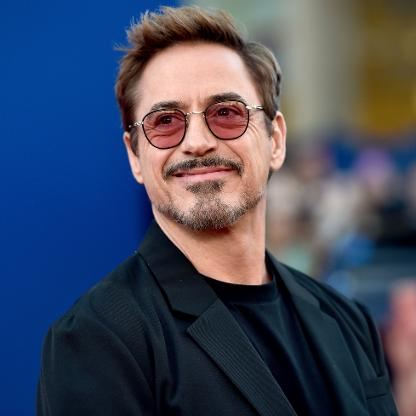
#> input picture test.jpg, 416 x 416 px, given in place of the camera
$ python plitting.py
#> lines starting #> are read from the running program, lines starting #| are printed output that depends on the picture
### Motion_Object_Detection.py
import cv2, time, pandas
from datetime import datetime

first_frame = None
status_list = [None, None]
times = []
df = pandas.DataFrame(columns = ["Start", "End"])

video = cv2.VideoCapture(0)

a = 1
while True:
    a = a + 1
    check, frame = video.read()
#> frame is the input picture: shape (416, 416, 3); mean B, G, R 95.3, 75, 67.4
    status = 0
    gray = cv2.cvtColor(frame, cv2.COLOR_RGB2GRAY)
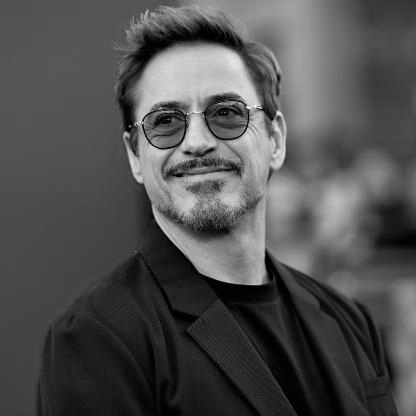
#> gray: shape (416, 416); min 0, max 252, mean 80.2
    gray = cv2.GaussianBlur(gray,(21,21), 0)
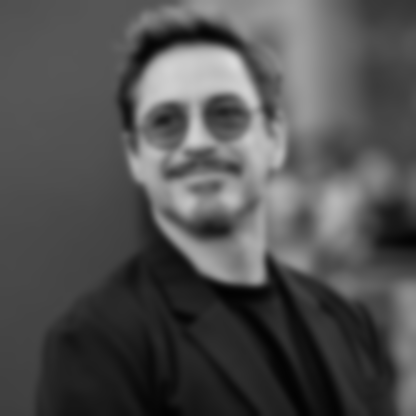
#> gray: shape (416, 416); min 2, max 218, mean 80.2

    if first_frame is None:
        first_frame = gray
        continue

    delta_frame = cv2.absdiff(first_frame,gray)
    thresh_frame = cv2.threshold(delta_frame,30,255,cv2.THRESH_BINARY)[1]
    thresh_frame = cv2.dilate(thresh_frame, None, iterations =0)

    (cnts,_) = cv2.findContours(thresh_frame.copy(), cv2.RETR_EXTERNAL,cv2.CHAIN_APPROX_SIMPLE)

    for contour in cnts:
        if cv2.contourArea(contour) < 1000:
            continue
        status = 1
        (x, y, w, h) = cv2.boundingRect(contour)
        cv2.rectangle(frame,(x,y), (x+w,y+h),(0,255,0),3)

    status_list.append(status)
    status_list=status_list[-2:]

    if status_list[-1]==1 and status_list[-2]==0:
        times.append(datetime.now())
    if status_list[-1]==0 and status_list[-2]==1:
        times.append(datetime.now())

    cv2.imshow('Gray Frame', gray)
    cv2.imshow('Delta Frame', delta_frame)
    cv2.imshow('Threshold Frame', thresh_frame)
    cv2.imshow('Color Frame', frame)

    key = cv2.waitKey(1)

    if key ==ord('q'):
        if status == 1:
            times.append(datetime.now())
            break

print(status_list)
print(times)

for i in range(0, len(times), 2):
    df = df.append({"Start":times[i], "End":times[i+1]}, ignore_index= True)

df.to_csv('Times.csv')

video.release()
cv2.destroyAllWindows

### plitting.py
from Motion_Object_Detection import df
import pandas
from bokeh.plotting import figure, show, output_file
from bokeh.models import HoverTool, ColumnarDataSource

df["Start_string"] = df["Start"].dt.strftime("%Y-%m-%d %H:%M:$S")
df["End_string"] = df["End"].dt.strftime("%Y-%m-%d %H:%M:$S")

cds = ColumnarDataSource(df)

p = figure(x_axis_type = 'datetime', height = 100, width = 500, responsive = True, title ="Motion Graph")
p.yaxis.minor_tick_line_color= None
p.grid[0].ticker.desired_num_ticks = 1

hover = HoverTool(tooltips=[("Start","@Start_string"), ("End", "@End_string")])
p.add_tools(hover)

q=p.quad(left="Start", right="End", bottom=0, top=1, color="red", source=cds)
output_file("Graph"+datetime.datetime.now().strftime("%Y-%m-%d_%H%M%S")+".html")
show(p)

$ run again, on cat.jpg
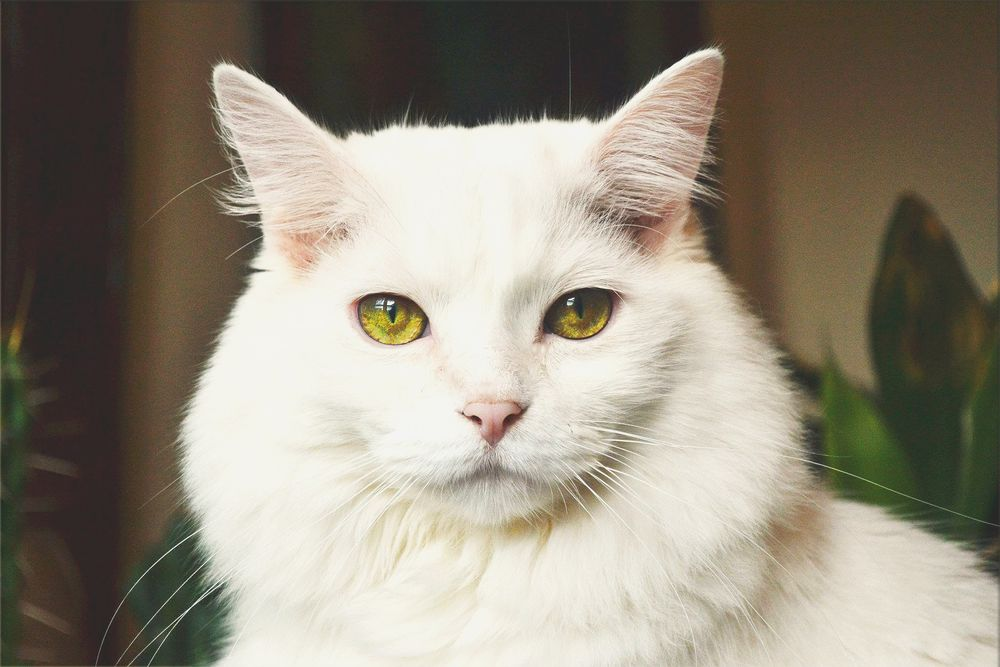
#> input picture cat.jpg, 1000 x 667 px, given in place of the camera
#> frame is the input picture: shape (667, 1000, 3); mean B, G, R 124.9, 139.1, 146.4
#> `gray = cv2.cvtColor(frame, cv2.COLOR_RGB2GRAY)`:
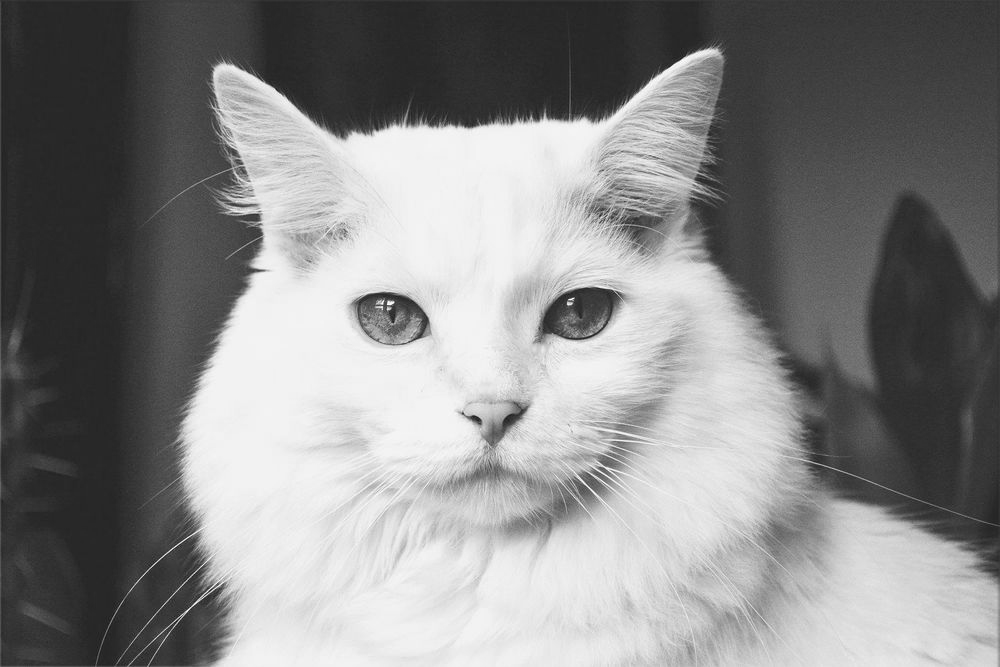
#> gray: shape (667, 1000); min 12, max 255, mean 135.7

$ run again, on group.jpg
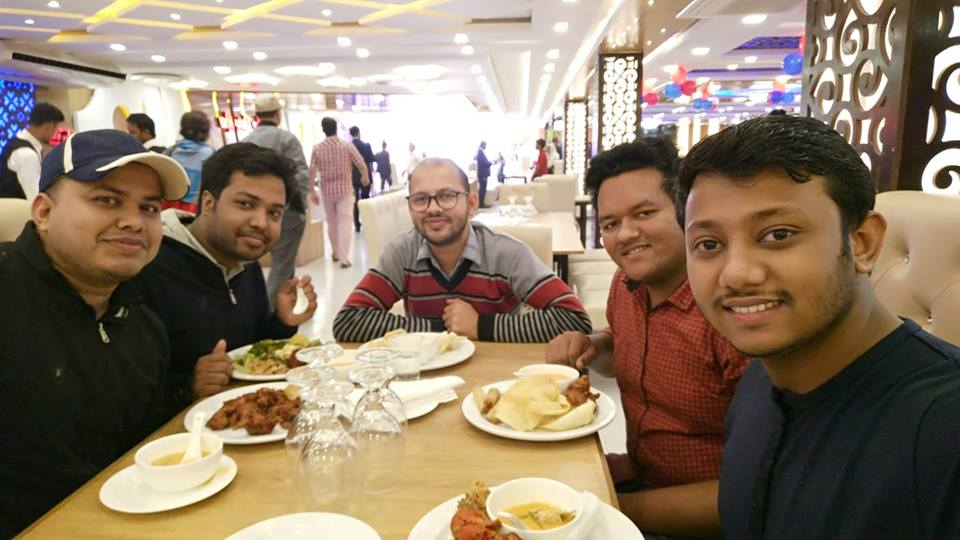
#> input picture group.jpg, 960 x 540 px, given in place of the camera
#> frame is the input picture: shape (540, 960, 3); mean B, G, R 104.5, 124.3, 142.5
#> `gray = cv2.cvtColor(frame, cv2.COLOR_RGB2GRAY)`:
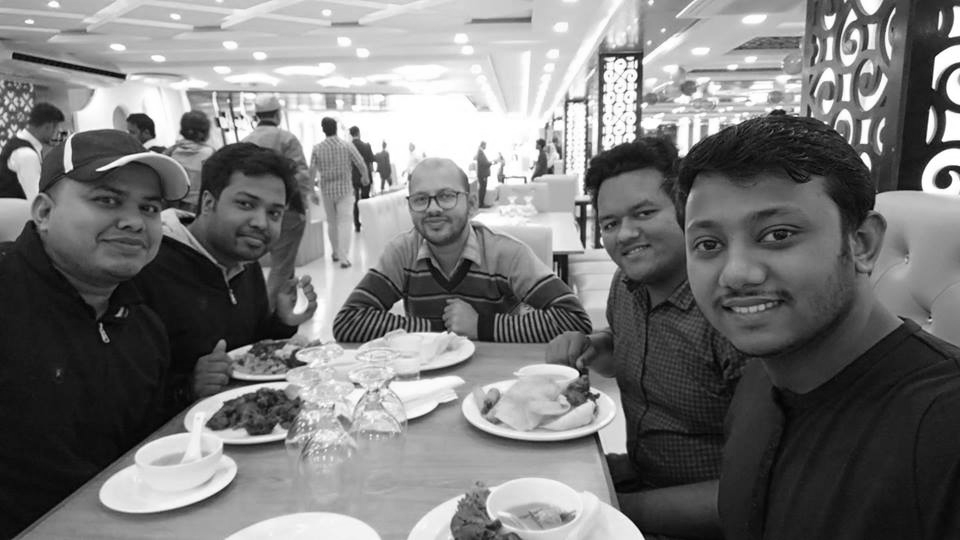
#> gray: shape (540, 960); min 0, max 255, mean 120.4
#> `gray = cv2.GaussianBlur(gray,(21,21), 0)`:
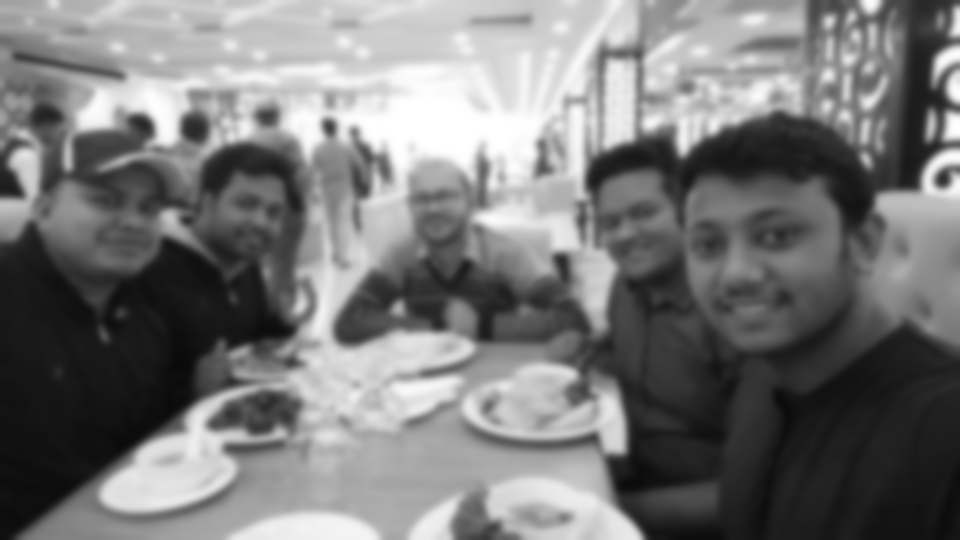
#> gray: shape (540, 960); min 10, max 255, mean 120.4

$ run again, on shubho.jpg
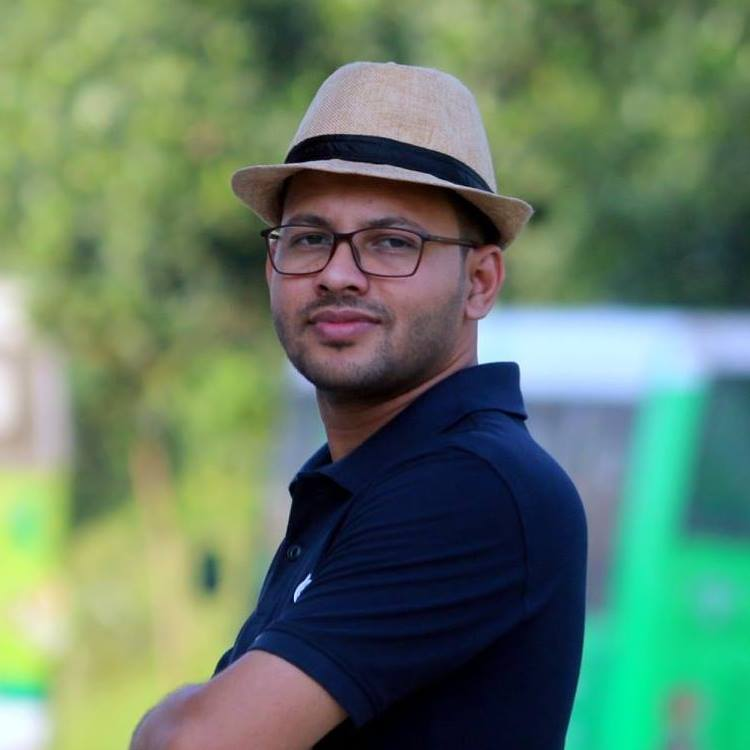
#> input picture shubho.jpg, 750 x 750 px, given in place of the camera
#> frame is the input picture: shape (750, 750, 3); mean B, G, R 101.8, 124.4, 99.3
#> `gray = cv2.cvtColor(frame, cv2.COLOR_RGB2GRAY)`:
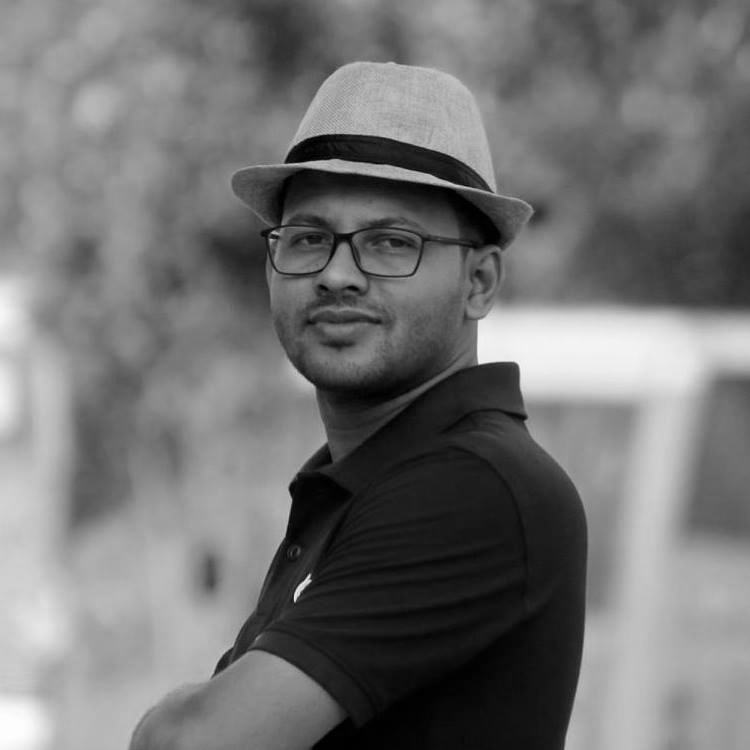
#> gray: shape (750, 750); min 0, max 254, mean 114.8
